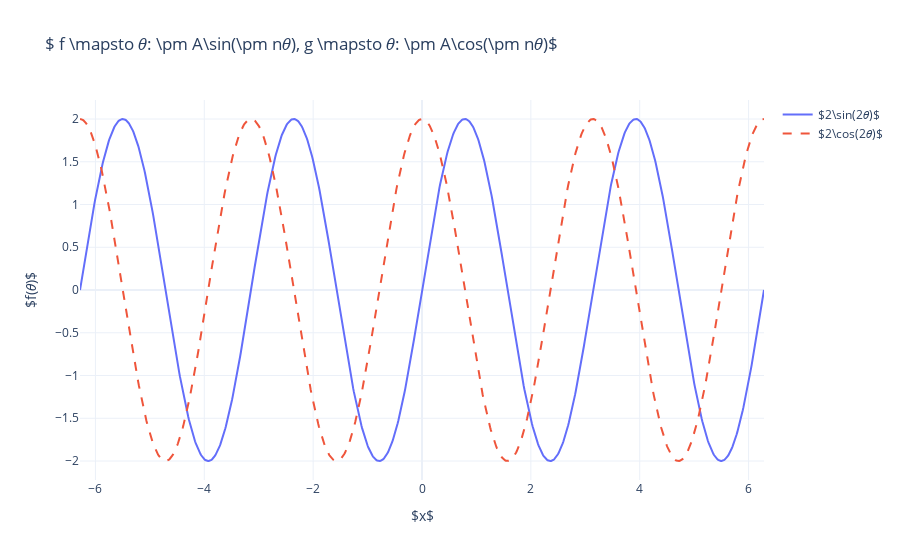

The notebook cell this image was saved under:
### Code cell
trace1 = go.Scatter(x = 𝜃, y = 2*np.sin(2*𝜃), line = {'dash':'solid'}, name = "$2\sin(2𝜃)$")
trace2 = go.Scatter(x = 𝜃, y = 2*np.cos(2*𝜃), line = {'dash':'dash'}, name = "$2\cos(2𝜃)$")

fig = go.Figure(data = [trace1, trace2], layout = {'title': "$ f \mapsto 𝜃: \pm A\sin(\pm n𝜃), g \mapsto 𝜃: \pm A\cos(\pm n𝜃)$",
                                                  'xaxis': {'title': "$x$"}, 'yaxis': {'title': "$f(𝜃)$"}, 
                                                   'template': "plotly_white"})

fig.show()

### Figure 1 — Plotly figure (JSON) as saved in the notebook; plotly's stock layout.template omitted (floating-point values rounded to 4 significant figures; data arrays with more than 128 entries replaced by an {"elided": "..."} marker saying what was removed)
{"data": [{"line": {"dash": "solid"}, "name": "$2\\sin(2𝜃)$", "type": "scatter", "x": {"elided": "1000 float values"}, "y": {"elided": "1000 float values"}}, {"line": {"dash": "dash"}, "name": "$2\\cos(2𝜃)$", "type": "scatter", "x": {"elided": "1000 float values"}, "y": {"elided": "1000 float values"}}], "layout": {"title": {"text": "$ f \\mapsto 𝜃: \\pm A\\sin(\\pm n𝜃), g \\mapsto 𝜃: \\pm A\\cos(\\pm n𝜃)$"}, "xaxis": {"title": {"text": "$x$"}}, "yaxis": {"title": {"text": "$f(𝜃)$"}}}}
